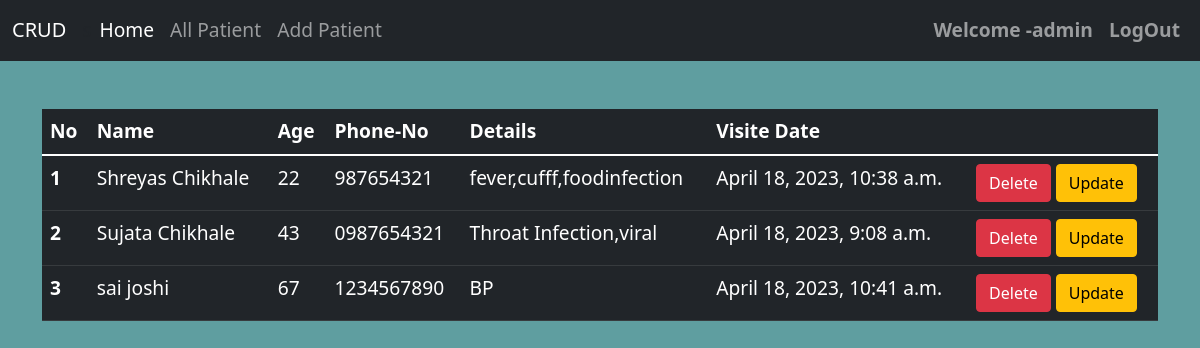
Page /AllPatient/ (signed in) on the committed database.
### P_app/models.py (models this page shows, shortened)
class Patient(models.Model):
    patient_id=models.AutoField(primary_key=True)
    name=models.CharField(max_length=50)
    age=models.CharField(max_length=2)
    phone=models.CharField(max_length=10)
    Details = models.TextField()
    visitdate=models.DateTimeField(auto_now=True)

### P_app/views.py (the view)
# urls.py: path('AllPatient/',AllPatient,name='All_Patient'),
def AllPatient(request):
    data=Patient.objects.all()
    return render(request,'all.html',{'data':data})

### P_app/templates/all.html
{% extends 'index.html' %}
{% block 'content'%}
<div class="container">
<table class="table table-dark table-hover mt-5">
    <thead>
      <tr>
        <th scope="col">No</th>
        <th scope="col">Name</th>
        <th scope="col">Age</th>
        <th scope="col">Phone-No</th>
        <th scope="col">Details</th>
        <th scope="col">Visite Date</th>
        <th scope="col"></th>
      </tr>
    </thead>
    <tbody>
      {% for p in data %}
      <tr>
        <th scope="row">{{forloop.counter}}</th>
        <td>{{p.name}}</td>
        <td>{{p.age}}</td>
        <td>{{p.phone}}</td>
        <td>{{p.Details}}</td>
        <td>{{p.visitdate}}</td>
        <td><a class="btn btn-danger" href="/DeletePatient/{{p.patient_id}}">Delete</a>
            <a class="btn btn-warning" href="/UpdatePatient/{{p.patient_id}}">Update</a></td>
      </tr>
      {% endfor %}
    </tbody>
  </table>
</div>
{% endblock %}

### P_app/templates/index.html (shortened to what this page needs)
<!doctype html>
<html lang="en">
  <head>
    <link href="https://cdn.jsdelivr.net/npm/bootstrap@5.1.3/dist/css/bootstrap.min.css" rel="stylesheet">
  </head>
  <body>
    <div>
        <nav class="navbar navbar-expand-lg navbar-dark bg-dark">
            <div class="container-fluid">
              <a class="navbar-brand" href="#">CRUD</a>
              <div class="collapse navbar-collapse" id="navbarSupportedContent">
                {% if request.user.is_authenticated %}s
                <ul class="navbar-nav me-auto mb-2 mb-lg-0">
                  <li class="nav-item">
                    <a class="nav-link active" aria-current="page" href="/">Home</a>
                  </li>
                  <li class="nav-item">
                    <a class="nav-link" href="/AllPatient/">All Patient</a>
                  </li>
                  <li class="nav-item">
                    <a class="nav-link" href="/AddPatient/">Add Patient</a>
                  </li>
                </ul>
                <ul class="navbar-nav">
                <li class="nav-item">
                  <a class="nav-link" href=""><b>Welcome -{{request.user}}</b></a>
                </li>
                <li class="nav-item">
                  <a class="nav-link" href="/Adminlogout/"><b>LogOut</b></a>
                </li>
              </ul>
              {% endif %}
              </div>
            </div>
          </nav>
        </div>
    {% block 'content' %}{% endblock %}
  </body>
</html>

### P_app/templates/index.html (style rules this page uses)
body { background-color:cadetblue; font-size: larger }

### rows in the picture
Patient: name "Shreyas Chikhale", age "22", phone "987654321", Details "fever,cufff,foodinfection", visitdate "April 18, 2023, 10:38 a.m."
Patient: name "Sujata Chikhale", age "43", phone "0987654321", Details "Throat Infection,viral", visitdate "April 18, 2023, 9:08 a.m."
Patient: name "sai joshi", age "67", phone "1234567890", Details "BP", visitdate "April 18, 2023, 10:41 a.m."

### other values in the picture
{{ request.user }} "admin"
